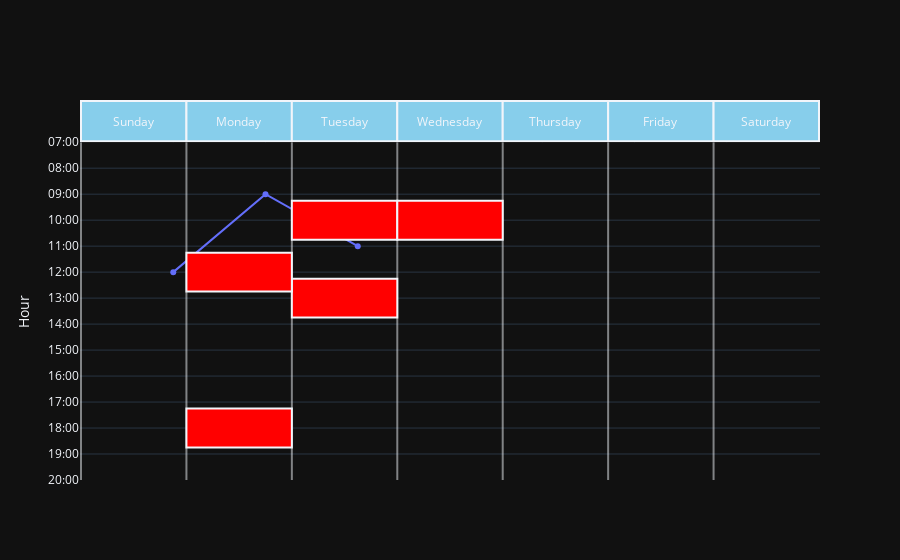

This figure's notebook cell:
### Code cell
height_ratios = [1, 8]
figsize_timetable = [8,6]

print(range(len(WEEK_DAYS)))
day_width = figsize_timetable[0] / len(WEEK_DAYS)
text_offset = [day_width /2, height_ratios[0] / 2]
themecolor = "skyblue"

fig = make_subplots(2,1, shared_xaxes=True, vertical_spacing=0, row_heights=height_ratios)
#fig.update_layout(autosize=False, width = figsize_timetable[0]*100, height = figsize_timetable[1]*100)

# create the days as a header in subplot 1:
for i in range(len(WEEK_DAYS)):
    fig.add_shape(type = "rect",
                  x0 = i*day_width*100,
                  x1 = i*day_width*100 + day_width*100,
                  y0 = 0,
                  y1 = 1,
                  xref = "x1",
                  yref = "y1",
                  row = 1,
                  col = 1,
                  fillcolor = themecolor,
                  #opacity = 0.5
                  )

    fig.add_annotation(
        x = (i*day_width + text_offset[0])*100,
        y = text_offset[1],
        text = f"{WEEK_DAYS[i]}",
        showarrow = False,
        col = 1,
        row = 1)
fig.update_yaxes(visible = False, col=1, row=1)
#fig.update_xaxes(visible = False, col=1, row=1)

# create timetable in subplot 2:


daylines = [i * figsize_timetable[0]*100 / len(WEEK_DAYS) for i,_ in enumerate(WEEK_DAYS)]
for x in daylines:
    fig.add_shape(type = "line",
                  x0 = x,
                  x1 = x,
                  y0 = yticks[0],
                  y1 = yticks[-1],
                  xref = "x2",
                  yref = "y2",
                  opacity = 0.5,
                  fillcolor = "black",
                  col=1,
                  row=2)

# plot the courses:
print(yticks)
for subject in courses:
    print(subject.y)
    print(subject.y + int((subject.duration).total_seconds() / 60))
    fig.add_shape(type = "rect",
                  x0 = subject.x *100,
                  x1 = subject.x *100 + day_width*100,
                  y1 = subject.y,
                  y0 = subject.y + int((subject.duration).total_seconds() / 60) ,
                  xref = "x2",
                  yref = "y2",
                  fillcolor = "red",
                  col=1,
                  row=2)

fig.update_yaxes(title_text = "Hour", range = [max(yticks), min(yticks)],
                 tickvals = yticks, ticktext = [f"{int(h/60):02d}:00" for h in yticks], row=2, col=1)
fig.update_xaxes(visible = False, col=1, row=2)

# without the following code line nothing will show up and I don't understand why...
fig.add_trace(go.Scatter(x = [100,200,300],y = [yticks[5], yticks[2], yticks[4]]), col=1, row=2)

fig.show()

### Figure 1 — Plotly figure (JSON) as saved in the notebook; plotly's stock layout.template omitted (floating-point values rounded to 4 significant figures)
{"data": [{"x": [100, 200, 300], "y": [720, 540, 660], "type": "scatter", "xaxis": "x2", "yaxis": "y2"}], "layout": {"xaxis": {"anchor": "y", "domain": [0.0, 1.0], "matches": "x2", "showticklabels": false}, "yaxis": {"anchor": "x", "domain": [0.8889, 1.0], "visible": false}, "xaxis2": {"anchor": "y2", "domain": [0.0, 1.0], "visible": false}, "yaxis2": {"anchor": "x2", "domain": [0.0, 0.8889], "title": {"text": "Hour"}, "range": [1200, 420], "tickvals": [420, 480, 540, 600, 660, 720, 780, 840, 900, 960, 1020, 1080, 1140, 1200], "ticktext": ["07:00", "08:00", "09:00", "10:00", "11:00", "12:00", "13:00", "14:00", "15:00", "16:00", "17:00", "18:00", "19:00", "20:00"]}, "shapes": [{"fillcolor": "skyblue", "type": "rect", "x0": 0.0, "x1": 114.3, "xref": "x", "y0": 0, "y1": 1, "yref": "y"}, {"fillcolor": "skyblue", "type": "rect", "x0": 114.3, "x1": 228.6, "xref": "x", "y0": 0, "y1": 1, "yref": "y"}, {"fillcolor": "skyblue", "type": "rect", "x0": 228.6, "x1": 342.9, "xref": "x", "y0": 0, "y1": 1, "yref": "y"}, {"fillcolor": "skyblue", "type": "rect", "x0": 342.9, "x1": 457.1, "xref": "x", "y0": 0, "y1": 1, "yref": "y"}, {"fillcolor": "skyblue", "type": "rect", "x0": 457.1, "x1": 571.4, "xref": "x", "y0": 0, "y1": 1, "yref": "y"}, {"fillcolor": "skyblue", "type": "rect", "x0": 571.4, "x1": 685.7, "xref": "x", "y0": 0, "y1": 1, "yref": "y"}, {"fillcolor": "skyblue", "type": "rect", "x0": 685.7, "x1": 800.0, "xref": "x", "y0": 0, "y1": 1, "yref": "y"}, {"fillcolor": "black", "opacity": 0.5, "type": "line", "x0": 0.0, "x1": 0.0, "xref": "x2", "y0": 420, "y1": 1200, "yref": "y2"}, {"fillcolor": "black", "opacity": 0.5, "type": "line", "x0": 114.3, "x1": 114.3, "xref": "x2", "y0": 420, "y1": 1200, "yref": "y2"}, {"fillcolor": "black", "opacity": 0.5, "type": "line", "x0": 228.6, "x1": 228.6, "xref": "x2", "y0": 420, "y1": 1200, "yref": "y2"}, {"fillcolor": "black", "opacity": 0.5, "type": "line", "x0": 342.9, "x1": 342.9, "xref": "x2", "y0": 420, "y1": 1200, "yref": "y2"}, {"fillcolor": "black", "opacity": 0.5, "type": "line", "x0": 457.1, "x1": 457.1, "xref": "x2", "y0": 420, "y1": 1200, "yref": "y2"}, {"fillcolor": "black", "opacity": 0.5, "type": "line", "x0": 571.4, "x1": 571.4, "xref": "x2", "y0": 420, "y1": 1200, "yref": "y2"}, {"fillcolor": "black", "opacity": 0.5, "type": "line", "x0": 685.7, "x1": 685.7, "xref": "x2", "y0": 420, "y1": 1200, "yref": "y2"}, {"fillcolor": "red", "type": "rect", "x0": 228.6, "x1": 342.9, "xref": "x2", "y0": 645, "y1": 555, "yref": "y2"}, {"fillcolor": "red", "type": "rect", "x0": 228.6, "x1": 342.9, "xref": "x2", "y0": 825, "y1": 735, "yref": "y2"}, {"fillcolor": "red", "type": "rect", "x0": 342.9, "x1": 457.1, "xref": "x2", "y0": 645, "y1": 555, "yref": "y2"}, {"fillcolor": "red", "type": "rect", "x0": 114.3, "x1": 228.6, "xref": "x2", "y0": 765, "y1": 675, "yref": "y2"}, {"fillcolor": "red", "type": "rect", "x0": 114.3, "x1": 228.6, "xref": "x2", "y0": 1125, "y1": 1035, "yref": "y2"}], "annotations": [{"showarrow": false, "text": "Sunday", "x": 57.14, "xref": "x", "y": 0.5, "yref": "y"}, {"showarrow": false, "text": "Monday", "x": 171.4, "xref": "x", "y": 0.5, "yref": "y"}, {"showarrow": false, "text": "Tuesday", "x": 285.7, "xref": "x", "y": 0.5, "yref": "y"}, {"showarrow": false, "text": "Wednesday", "x": 400.0, "xref": "x", "y": 0.5, "yref": "y"}, {"showarrow": false, "text": "Thursday", "x": 514.3, "xref": "x", "y": 0.5, "yref": "y"}, {"showarrow": false, "text": "Friday", "x": 628.6, "xref": "x", "y": 0.5, "yref": "y"}, {"showarrow": false, "text": "Saturday", "x": 742.9, "xref": "x", "y": 0.5, "yref": "y"}]}}
